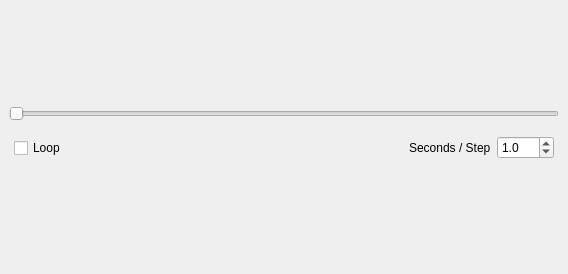
<ui version="4.0" >
 <class>AnimationControl</class>
 <widget class="QWidget" name="AnimationControl" >
  <property name="geometry" >
   <rect>
    <x>0</x>
    <y>0</y>
    <width>568</width>
    <height>274</height>
   </rect>
  </property>
  <property name="windowTitle" >
   <string>Form</string>
  </property>
  <layout class="QVBoxLayout" >
   <property name="margin" >
    <number>9</number>
   </property>
   <property name="spacing" >
    <number>6</number>
   </property>
   <item>
    <spacer>
     <property name="orientation" >
      <enum>Qt::Vertical</enum>
     </property>
     <property name="sizeHint" >
      <size>
       <width>20</width>
       <height>40</height>
      </size>
     </property>
    </spacer>
   </item>
   <item>
    <widget class="QSlider" name="_sliderSlider" >
     <property name="orientation" >
      <enum>Qt::Horizontal</enum>
     </property>
    </widget>
   </item>
   <item>
    <layout class="QHBoxLayout" >
     <property name="margin" >
      <number>0</number>
     </property>
     <property name="spacing" >
      <number>6</number>
     </property>
     <item>
      <layout class="QHBoxLayout" >
       <property name="margin" >
        <number>5</number>
       </property>
       <property name="spacing" >
        <number>6</number>
       </property>
       <item>
        <widget class="QCheckBox" name="_loopCheckBox" >
         <property name="sizePolicy" >
          <sizepolicy>
           <hsizetype>0</hsizetype>
           <vsizetype>0</vsizetype>
           <horstretch>0</horstretch>
           <verstretch>0</verstretch>
          </sizepolicy>
         </property>
         <property name="minimumSize" >
          <size>
           <width>0</width>
           <height>32</height>
          </size>
         </property>
         <property name="toolTip" >
          <string>&lt;html>&lt;head>&lt;meta name="qrichtext" content="1" />&lt;style type="text/css">
p, li { white-space: pre-wrap; }
&lt;/style>&lt;/head>&lt;body style=" font-family:'MS Shell Dlg 2'; font-size:8.25pt; font-weight:400; font-style:normal; text-decoration:none;">
&lt;p style=" margin-top:0px; margin-bottom:0px; margin-left:0px; margin-right:0px; -qt-block-indent:0; text-indent:0px;">If checked, the animation will loop continuously&lt;/p>&lt;/body>&lt;/html></string>
         </property>
         <property name="text" >
          <string>Loop</string>
         </property>
        </widget>
       </item>
       <item>
        <spacer>
         <property name="orientation" >
          <enum>Qt::Horizontal</enum>
         </property>
         <property name="sizeHint" >
          <size>
           <width>40</width>
           <height>20</height>
          </size>
         </property>
        </spacer>
       </item>
       <item>
        <widget class="QPushButton" name="_stepBackwardButton" >
         <property name="sizePolicy" >
          <sizepolicy>
           <hsizetype>0</hsizetype>
           <vsizetype>0</vsizetype>
           <horstretch>0</horstretch>
           <verstretch>0</verstretch>
          </sizepolicy>
         </property>
         <property name="minimumSize" >
          <size>
           <width>32</width>
           <height>32</height>
          </size>
         </property>
         <property name="maximumSize" >
          <size>
           <width>32</width>
           <height>32</height>
          </size>
         </property>
         <property name="baseSize" >
          <size>
           <width>32</width>
           <height>32</height>
          </size>
         </property>
         <property name="toolTip" >
          <string>&lt;html>&lt;head>&lt;meta name="qrichtext" content="1" />&lt;style type="text/css">
p, li { white-space: pre-wrap; }
&lt;/style>&lt;/head>&lt;body style=" font-family:'MS Shell Dlg 2'; font-size:8.25pt; font-weight:400; font-style:normal; text-decoration:none;">
&lt;p style=" margin-top:0px; margin-bottom:0px; margin-left:0px; margin-right:0px; -qt-block-indent:0; text-indent:0px;">&lt;span style=" font-size:8pt;">Take one step backward&lt;/span>&lt;/p>&lt;/body>&lt;/html></string>
         </property>
         <property name="text" >
          <string/>
         </property>
         <property name="iconSize" >
          <size>
           <width>16</width>
           <height>16</height>
          </size>
         </property>
         <property name="flat" >
          <bool>true</bool>
         </property>
        </widget>
       </item>
       <item>
        <widget class="QPushButton" name="_playBackwardButton" >
         <property name="sizePolicy" >
          <sizepolicy>
           <hsizetype>0</hsizetype>
           <vsizetype>0</vsizetype>
           <horstretch>0</horstretch>
           <verstretch>0</verstretch>
          </sizepolicy>
         </property>
         <property name="minimumSize" >
          <size>
           <width>32</width>
           <height>32</height>
          </size>
         </property>
         <property name="maximumSize" >
          <size>
           <width>32</width>
           <height>32</height>
          </size>
         </property>
         <property name="toolTip" >
          <string>&lt;html>&lt;head>&lt;meta name="qrichtext" content="1" />&lt;style type="text/css">
p, li { white-space: pre-wrap; }
&lt;/style>&lt;/head>&lt;body style=" font-family:'MS Shell Dlg 2'; font-size:8.25pt; font-weight:400; font-style:normal; text-decoration:none;">
&lt;p style=" margin-top:0px; margin-bottom:0px; margin-left:0px; margin-right:0px; -qt-block-indent:0; text-indent:0px;">&lt;span style=" font-size:8pt;">Play backward&lt;/span>&lt;/p>&lt;/body>&lt;/html></string>
         </property>
         <property name="text" >
          <string/>
         </property>
         <property name="flat" >
          <bool>true</bool>
         </property>
        </widget>
       </item>
       <item>
        <widget class="QPushButton" name="_stopButton" >
         <property name="sizePolicy" >
          <sizepolicy>
           <hsizetype>0</hsizetype>
           <vsizetype>0</vsizetype>
           <horstretch>0</horstretch>
           <verstretch>0</verstretch>
          </sizepolicy>
         </property>
         <property name="minimumSize" >
          <size>
           <width>32</width>
           <height>32</height>
          </size>
         </property>
         <property name="maximumSize" >
          <size>
           <width>32</width>
           <height>32</height>
          </size>
         </property>
         <property name="toolTip" >
          <string>&lt;html>&lt;head>&lt;meta name="qrichtext" content="1" />&lt;style type="text/css">
p, li { white-space: pre-wrap; }
&lt;/style>&lt;/head>&lt;body style=" font-family:'MS Shell Dlg 2'; font-size:8.25pt; font-weight:400; font-style:normal; text-decoration:none;">
&lt;p style=" margin-top:0px; margin-bottom:0px; margin-left:0px; margin-right:0px; -qt-block-indent:0; text-indent:0px; font-size:8pt;">Stop playing&lt;/p>&lt;/body>&lt;/html></string>
         </property>
         <property name="text" >
          <string/>
         </property>
         <property name="flat" >
          <bool>true</bool>
         </property>
        </widget>
       </item>
       <item>
        <widget class="QPushButton" name="_playForwardButton" >
         <property name="sizePolicy" >
          <sizepolicy>
           <hsizetype>0</hsizetype>
           <vsizetype>0</vsizetype>
           <horstretch>0</horstretch>
           <verstretch>0</verstretch>
          </sizepolicy>
         </property>
         <property name="minimumSize" >
          <size>
           <width>32</width>
           <height>32</height>
          </size>
         </property>
         <property name="maximumSize" >
          <size>
           <width>32</width>
           <height>32</height>
          </size>
         </property>
         <property name="toolTip" >
          <string>&lt;html>&lt;head>&lt;meta name="qrichtext" content="1" />&lt;style type="text/css">
p, li { white-space: pre-wrap; }
&lt;/style>&lt;/head>&lt;body style=" font-family:'MS Shell Dlg 2'; font-size:8.25pt; font-weight:400; font-style:normal; text-decoration:none;">
&lt;p style=" margin-top:0px; margin-bottom:0px; margin-left:0px; margin-right:0px; -qt-block-indent:0; text-indent:0px;">&lt;span style=" font-size:8pt;">Play forward&lt;/span>&lt;/p>&lt;/body>&lt;/html></string>
         </property>
         <property name="text" >
          <string/>
         </property>
         <property name="flat" >
          <bool>true</bool>
         </property>
        </widget>
       </item>
       <item>
        <widget class="QPushButton" name="_stepForwardButton" >
         <property name="sizePolicy" >
          <sizepolicy>
           <hsizetype>0</hsizetype>
           <vsizetype>0</vsizetype>
           <horstretch>0</horstretch>
           <verstretch>0</verstretch>
          </sizepolicy>
         </property>
         <property name="minimumSize" >
          <size>
           <width>32</width>
           <height>32</height>
          </size>
         </property>
         <property name="maximumSize" >
          <size>
           <width>32</width>
           <height>32</height>
          </size>
         </property>
         <property name="toolTip" >
          <string>&lt;html>&lt;head>&lt;meta name="qrichtext" content="1" />&lt;style type="text/css">
p, li { white-space: pre-wrap; }
&lt;/style>&lt;/head>&lt;body style=" font-family:'MS Shell Dlg 2'; font-size:8.25pt; font-weight:400; font-style:normal; text-decoration:none;">
&lt;p style=" margin-top:0px; margin-bottom:0px; margin-left:0px; margin-right:0px; -qt-block-indent:0; text-indent:0px;">&lt;span style=" font-size:8pt;">Take one step forward&lt;/span>&lt;/p>&lt;/body>&lt;/html></string>
         </property>
         <property name="text" >
          <string/>
         </property>
         <property name="iconSize" >
          <size>
           <width>16</width>
           <height>16</height>
          </size>
         </property>
         <property name="flat" >
          <bool>true</bool>
         </property>
        </widget>
       </item>
       <item>
        <spacer>
         <property name="orientation" >
          <enum>Qt::Horizontal</enum>
         </property>
         <property name="sizeHint" >
          <size>
           <width>40</width>
           <height>20</height>
          </size>
         </property>
        </spacer>
       </item>
      </layout>
     </item>
     <item>
      <layout class="QHBoxLayout" >
       <property name="margin" >
        <number>5</number>
       </property>
       <property name="spacing" >
        <number>6</number>
       </property>
       <item>
        <widget class="QLabel" name="label" >
         <property name="text" >
          <string>Seconds / Step</string>
         </property>
        </widget>
       </item>
       <item>
        <widget class="QDoubleSpinBox" name="_speedSpinBox" >
         <property name="toolTip" >
          <string>&lt;html>&lt;head>&lt;meta name="qrichtext" content="1" />&lt;style type="text/css">
p, li { white-space: pre-wrap; }
&lt;/style>&lt;/head>&lt;body style=" font-family:'MS Shell Dlg 2'; font-size:8.25pt; font-weight:400; font-style:normal; text-decoration:none;">
&lt;p style=" margin-top:0px; margin-bottom:0px; margin-left:0px; margin-right:0px; -qt-block-indent:0; text-indent:0px;">Set the number of seconds between animation steps&lt;/p>&lt;/body>&lt;/html></string>
         </property>
         <property name="prefix" >
          <string/>
         </property>
         <property name="decimals" >
          <number>1</number>
         </property>
         <property name="maximum" >
          <double>100.000000000000000</double>
         </property>
         <property name="minimum" >
          <double>0.100000000000000</double>
         </property>
         <property name="singleStep" >
          <double>0.100000000000000</double>
         </property>
         <property name="value" >
          <double>1.000000000000000</double>
         </property>
        </widget>
       </item>
      </layout>
     </item>
    </layout>
   </item>
   <item>
    <spacer>
     <property name="orientation" >
      <enum>Qt::Vertical</enum>
     </property>
     <property name="sizeHint" >
      <size>
       <width>20</width>
       <height>40</height>
      </size>
     </property>
    </spacer>
   </item>
  </layout>
 </widget>
 <resources/>
 <connections/>
</ui>
